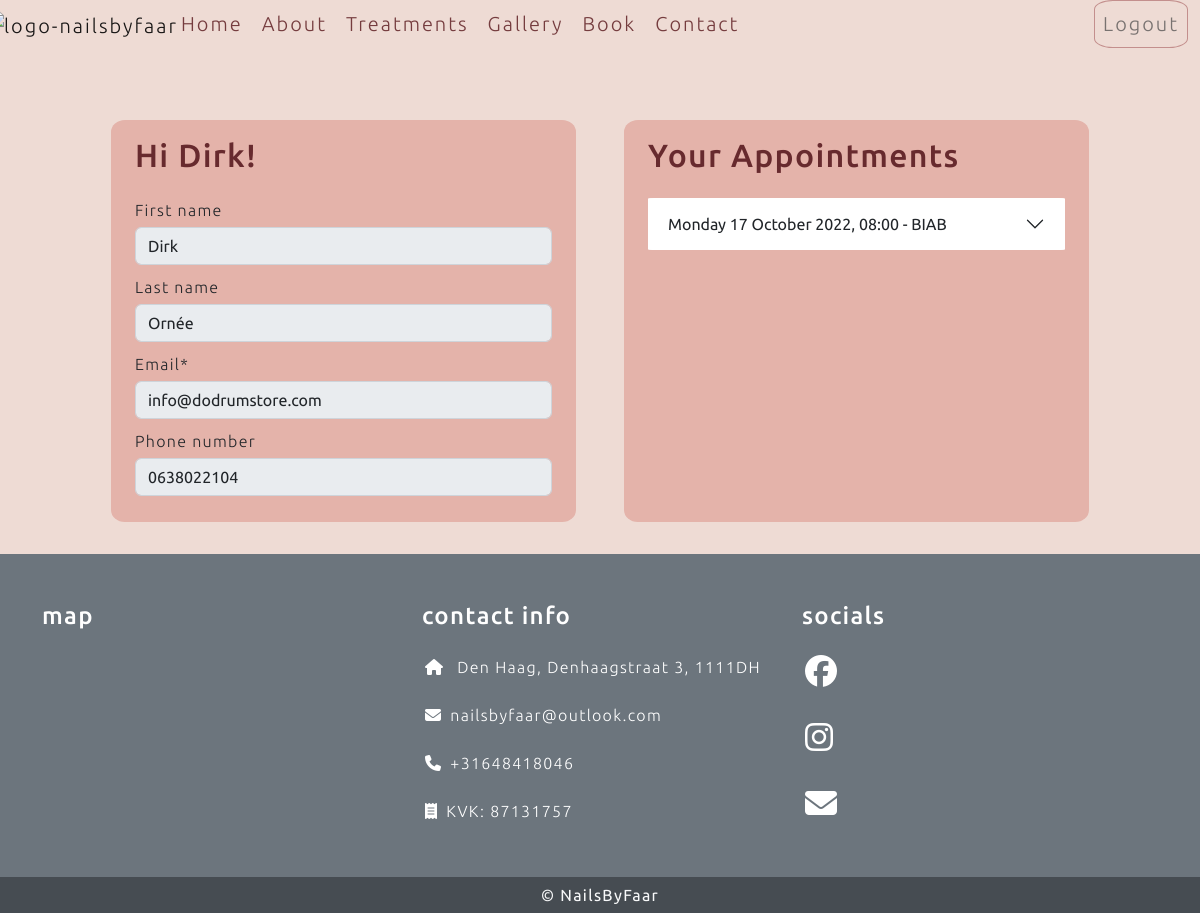
Page /user/dashboard (signed in) on the earlier database version.
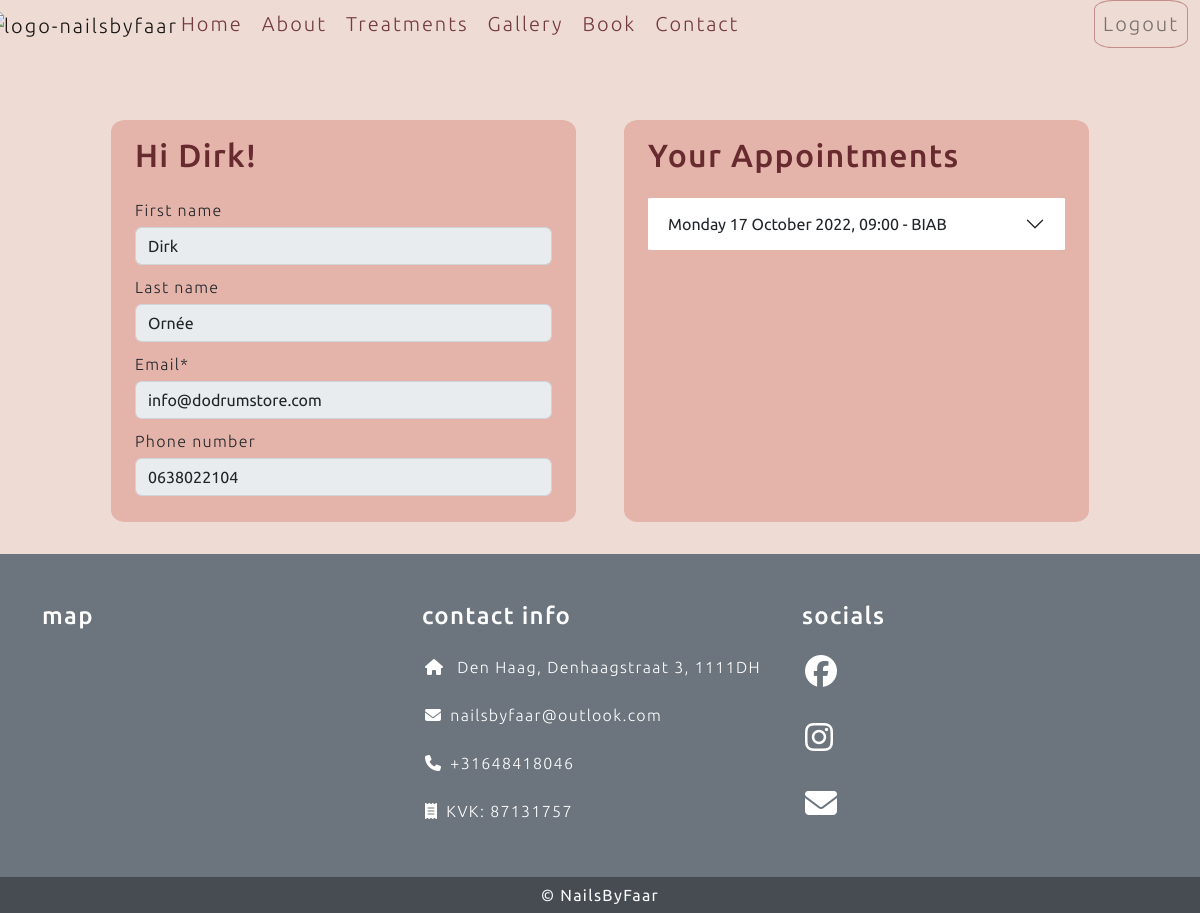
Same page on the later database version.
### salon/models.py (models this page shows, shortened)
class Appointment(models.Model):
    user = models.ForeignKey(User, related_name="user", on_delete=models.PROTECT, null=True, blank=True)
    email = models.EmailField(max_length=254, blank=True, null=True)
    first_name = models.CharField(max_length=254, null=True, blank=True)
    last_name = models.CharField(max_length=254, null=True, blank=True)
    phone_number = models.CharField(max_length=16, null=True, blank=True)
    treatment_name = models.ForeignKey(Treatment, related_name="treatment_name", on_delete=models.PROTECT, null=True)
    date_time = models.DateTimeField()

class Treatment(models.Model):
    appointment_type = models.CharField(max_length=150)
    title = models.CharField(max_length=150, unique=True)
    description = models.TextField()
    short_description = models.CharField(max_length=225)
    image = CloudinaryField('image', default='placeholder')
    price = models.DecimalField(max_digits=10, decimal_places=2)
    duration = models.DecimalField(max_digits=3, decimal_places=0)
    display = models.BooleanField(default=False)
    active = models.BooleanField(default=False)

### users/views.py (the view)
# urls.py: path('dashboard', views.Dashboard.as_view(), name="dashboard"),
class Dashboard(View):
    def get(self, request):
        user_dict = {}
        if request.user.is_authenticated:
            user_dict = {'email': request.user.email, 'first_name': request.user.first_name, 'last_name': request.user.last_name, 'phone_number': request.user.phone_number}
        else:
            user_dict = {}
        user_form = EditUserForm(initial=user_dict)
        appointmentQueryset1 = Appointment.objects.filter(user__email=request.user.email).order_by("date_time").values()
        appointmentQueryset2 = Appointment.objects.filter(email=request.user.email).order_by("date_time").values()
        appointmentQueryset = list(appointmentQueryset1 | appointmentQueryset2)
        print(appointmentQueryset)
        for dict in appointmentQueryset:
            dict["date_time"] = dict["date_time"].strftime("%A %d %B %Y, %H:%M")
            dict["duration"] = int(Treatment.objects.get(id=dict['treatment_name_id']).duration)
            dict["treatment_name"] = Treatment.objects.get(id=dict['treatment_name_id']).title
        context = {"user_form": user_form, "appointments": appointmentQueryset}
        return render(request, "user_dashboard.html", context=context)

### users/forms.py
class EditUserForm(forms.ModelForm):
    def __init__(self, *args, **kwargs):
        super(EditUserForm, self).__init__(*args, **kwargs)
        for fieldname, field in self.fields.items():
            field.widget.attrs.update({
            'class': 'custom-form-field'
        })
    class Meta:
        model = User
        fields = ('first_name', 'last_name', 'email', 'phone_number')

### templates/user_dashboard.html (shortened to what this page needs)
{% extends "base.html" %}
{% load crispy_forms_tags %}
{% block content %}
<div class="container mt-md-5 my-2">
    <div class="row mx-auto w-100 justify-content-center">
        <div class="col-md-5 m-4 py-3 px-4 user-data-box">
            <h2>Hi {{ request.user.first_name}}!</h2>
            <form action="POST" class="mt-4">
                <fieldset disabled="disabled">
                    {{ user_form | crispy }}
                </fieldset>
            </form>
        </div>
        <div class="col-md-5 m-4 py-3 px-4 user-data-box">
            <h2>Your Appointments</h2>
            <div class="mt-4 accordion accordion-flush" id="accordionFlushAppointment">
                {% for appointment in appointments %}
                <div class="accordion-item">
                    <h2 class="accordion-header" id="flush-heading-{{ forloop.counter }}">
                        <button class="accordion-button collapsed" type="button" data-bs-toggle="collapse"
                            data-bs-target="#flush-collapse-{{ forloop.counter }}" aria-expanded="false"
                            aria-controls="flush-collapse-{{ forloop.counter }}">
                            {{ appointment.date_time }} - {{ appointment.treatment_name }}
                        </button>
                    </h2>
                </div>
                {% endfor %}
            </div>
        </div>
    </div>
</div>
{% endblock %}

Differences in the rows shown:
changed Appointment "BIAB": date_time "Monday 17 October 2022, 08:00" → "Monday 17 October 2022, 09:00"
